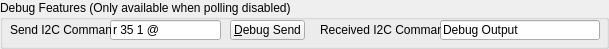
      <widget class="QGroupBox" name="gbDebug">
       <property name="maximumSize">
        <size>
         <width>16777215</width>
         <height>60</height>
        </size>
       </property>
       <property name="title">
        <string>Debug Features (Only available when polling disabled)</string>
       </property>
       <widget class="QLineEdit" name="leDebugOutput">
        <property name="enabled">
         <bool>true</bool>
        </property>
        <property name="geometry">
         <rect>
          <x>440</x>
          <y>20</y>
          <width>160</width>
          <height>20</height>
         </rect>
        </property>
        <property name="text">
         <string>Debug Output</string>
        </property>
        <property name="readOnly">
         <bool>true</bool>
        </property>
       </widget>
       <widget class="QLineEdit" name="leDebugInput">
        <property name="enabled">
         <bool>true</bool>
        </property>
        <property name="geometry">
         <rect>
          <x>110</x>
          <y>20</y>
          <width>111</width>
          <height>20</height>
         </rect>
        </property>
        <property name="text">
         <string>r 35 1 @</string>
        </property>
       </widget>
       <widget class="QPushButton" name="debugButton">
        <property name="geometry">
         <rect>
          <x>230</x>
          <y>20</y>
          <width>75</width>
          <height>20</height>
         </rect>
        </property>
        <property name="text">
         <string>&amp;Debug Send</string>
        </property>
        <property name="checkable">
         <bool>false</bool>
        </property>
       </widget>
       <widget class="QLabel" name="lblDebugSend">
        <property name="geometry">
         <rect>
          <x>10</x>
          <y>20</y>
          <width>101</width>
          <height>20</height>
         </rect>
        </property>
        <property name="font">
         <font>
          <weight>50</weight>
          <bold>false</bold>
          <underline>false</underline>
         </font>
        </property>
        <property name="text">
         <string>Send I2C Command:</string>
        </property>
        <property name="alignment">
         <set>Qt::AlignLeading|Qt::AlignLeft|Qt::AlignVCenter</set>
        </property>
       </widget>
       <widget class="QLabel" name="lblDebugReceive">
        <property name="geometry">
         <rect>
          <x>320</x>
          <y>20</y>
          <width>121</width>
          <height>20</height>
         </rect>
        </property>
        <property name="font">
         <font>
          <weight>50</weight>
          <bold>false</bold>
          <underline>false</underline>
         </font>
        </property>
        <property name="text">
         <string>Received I2C Command:</string>
        </property>
        <property name="alignment">
         <set>Qt::AlignLeading|Qt::AlignLeft|Qt::AlignVCenter</set>
        </property>
       </widget>
      </widget>
